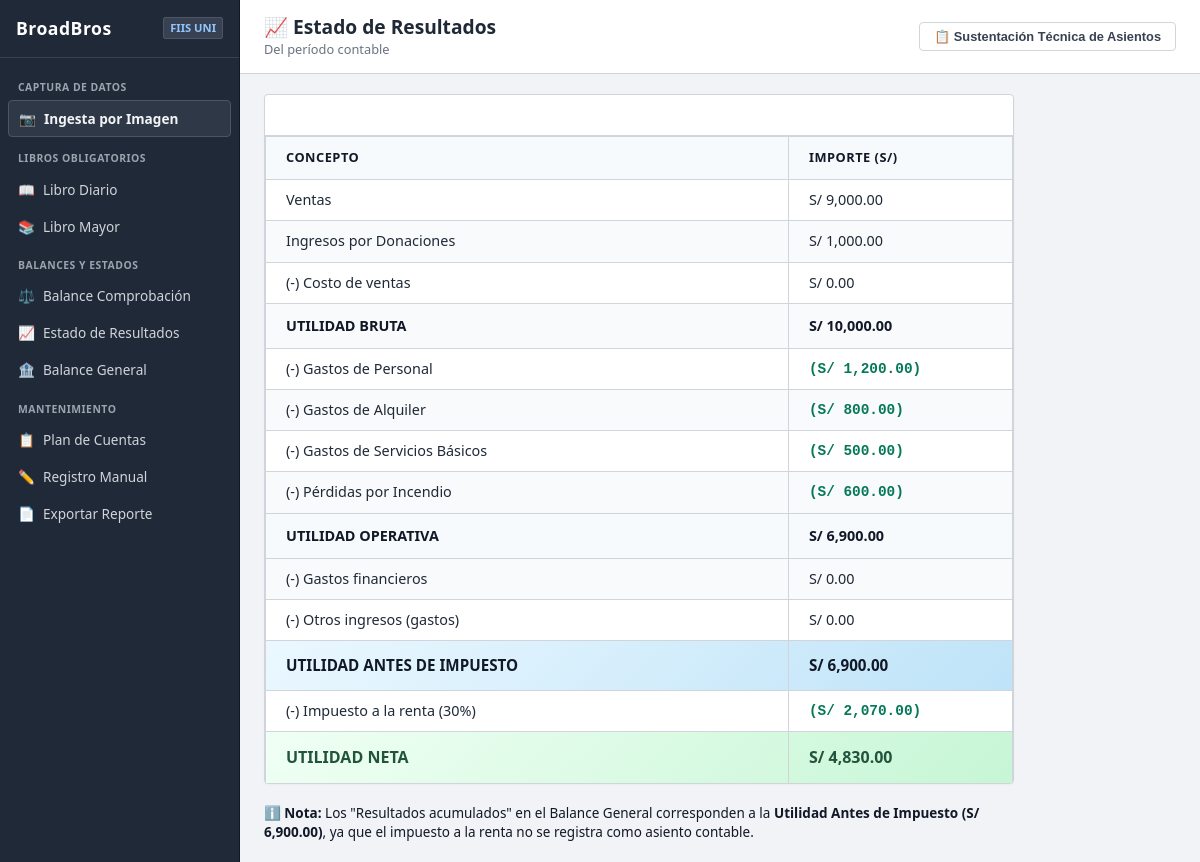
The app's page /reportes/estado-resultados/ with its own data.
### core/models.py (models this page shows, shortened)
class CuentaContable(models.Model):
    TIPO_CHOICES = [
        ('activo', 'Activo'),
        ('pasivo', 'Pasivo'),
        ('patrimonio', 'Patrimonio'),
        ('ingreso', 'Ingreso'),
        ('gasto', 'Gasto'),
    ]
    SUBCATEGORIA_CHOICES = [
        ('', 'General'),
        ('costo_ventas', 'Costo de Ventas'),
        ('gasto_operativo', 'Gasto Operativo'),
        ('gasto_financiero', 'Gasto Financiero'),
        ('otro_ingreso', 'Otro Ingreso'),
        ('otro_gasto', 'Otro Gasto'),
    ]
    codigo = models.CharField(max_length=20, unique=True, verbose_name='Código')
    nombre = models.CharField(max_length=200, verbose_name='Nombre')
    tipo = models.CharField(max_length=20, choices=TIPO_CHOICES, verbose_name='Tipo')
    subcategoria = models.CharField(
        max_length=20,
        choices=SUBCATEGORIA_CHOICES,
        blank=True,
        default='',
        verbose_name='Subcategoría (EE.RR.)'
    )
    class Meta:
        ordering = ['codigo']
        verbose_name = 'Cuenta Contable'
        verbose_name_plural = 'Cuentas Contables'

### core/views.py (the view)
# urls.py: path('reportes/estado-resultados/', views.estado_resultados, name='estado_resultados'),
def estado_resultados(request):
    def saldo_cuenta(cuenta):
        t_debe = cuenta.movimientos.filter(tipo='debe').aggregate(
            total=Sum('monto'))['total'] or Decimal('0')
        t_haber = cuenta.movimientos.filter(tipo='haber').aggregate(
            total=Sum('monto'))['total'] or Decimal('0')
        if cuenta.tipo == 'gasto':
            return t_debe - t_haber
        else:
            return t_haber - t_debe
    def obtener_items(queryset):
        items = []
        total = Decimal('0')
        for c in queryset:
            s = saldo_cuenta(c)
            if s != 0:
                items.append({'cuenta': c, 'saldo': s})
                total += s
        return items, total
    ventas, total_ventas = obtener_items(
        CuentaContable.objects.filter(tipo='ingreso').exclude(subcategoria='otro_ingreso')
    )
    costo_ventas, total_costo_ventas = obtener_items(
        CuentaContable.objects.filter(tipo='gasto', subcategoria='costo_ventas')
    )
    utilidad_bruta = total_ventas - total_costo_ventas
    gastos_operativos, total_gastos_operativos = obtener_items(
        CuentaContable.objects.filter(tipo='gasto').exclude(
            subcategoria__in=['costo_ventas', 'gasto_financiero', 'otro_gasto']
        )
    )
    utilidad_operativa = utilidad_bruta - total_gastos_operativos
    gastos_financieros, total_gastos_financieros = obtener_items(
        CuentaContable.objects.filter(tipo='gasto', subcategoria='gasto_financiero')
    )
    otros_ingresos, total_otros_ingresos = obtener_items(
        CuentaContable.objects.filter(tipo='ingreso', subcategoria='otro_ingreso')
    )
    otros_gastos, total_otros_gastos = obtener_items(
        CuentaContable.objects.filter(tipo='gasto', subcategoria='otro_gasto')
    )
    utilidad_antes_impuesto = (
        utilidad_operativa
        - total_gastos_financieros
        + total_otros_ingresos
        - total_otros_gastos
    )
    tasa_impuesto = Decimal('30')
    if utilidad_antes_impuesto > 0:
        impuesto = (utilidad_antes_impuesto * tasa_impuesto / Decimal('100')).quantize(Decimal('0.01'))
    else:
        impuesto = Decimal('0')
    utilidad_neta = utilidad_antes_impuesto - impuesto
    context = {
        'ventas': ventas, 'total_ventas': total_ventas,
        'costo_ventas': costo_ventas, 'total_costo_ventas': total_costo_ventas,
        'utilidad_bruta': utilidad_bruta,
        'gastos_operativos': gastos_operativos, 'total_gastos_operativos': total_gastos_operativos,
        'utilidad_operativa': utilidad_operativa,
        'gastos_financieros': gastos_financieros, 'total_gastos_financieros': total_gastos_financieros,
        'otros_ingresos': otros_ingresos, 'total_otros_ingresos': total_otros_ingresos,
        'otros_gastos': otros_gastos, 'total_otros_gastos': total_otros_gastos,
        'utilidad_antes_impuesto': utilidad_antes_impuesto,
        'tasa_impuesto': tasa_impuesto,
        'impuesto': impuesto,
        'utilidad_neta': utilidad_neta,
    }
    return render(request, 'estado_resultados.html', context)

### core/templatetags/contable_tags.py (called while the page is built)
@register.filter
def formato_moneda(valor):
    if valor is None:
        return 'S/ 0.00'
    try:
        valor = Decimal(str(valor))
        return f'S/ {valor:,.2f}'
    except Exception:
        return f'S/ {valor}'

### templates/estado_resultados.html (shortened to what this page needs)
{% extends 'base.html' %}
{% load contable_tags %}
{% block page_title %}📈 Estado de Resultados{% endblock %}
{% block page_subtitle %}Del período contable{% endblock %}
{% block content %}
<div style="max-width: 750px;">
    <div class="card">
        <div class="card-header" style="background: linear-gradient(135deg, var(--primary) 0%, var(--primary-light) 100%); color: white;">
            <h3 style="color: white;">ESTADO DE RESULTADOS</h3>
        </div>
        <div class="card-body" style="padding: 0;">
            <table class="eerr-table">
                <thead>
                    <tr>
                        <th style="width: 70%;">CONCEPTO</th>
                        <th class="text-right" style="width: 30%;">IMPORTE (S/)</th>
                    </tr>
                </thead>
                <tbody>
                    {% for item in ventas %}
                    <tr>
                        <td>{{ item.cuenta.nombre }}</td>
                        <td class="text-right monto">{{ item.saldo|formato_moneda }}</td>
                    </tr>
                    {% empty %}
                    <tr>
                        <td>Ventas</td>
                        <td class="text-right monto">S/ 0.00</td>
                    </tr>
                    {% endfor %}
                    {% for item in costo_ventas %}
                    <tr>
                        <td>(-) {{ item.cuenta.nombre }}</td>
                        <td class="text-right monto text-debe">({{ item.saldo|formato_moneda }})</td>
                    </tr>
                    {% empty %}
                    <tr>
                        <td>(-) Costo de ventas</td>
                        <td class="text-right monto">S/ 0.00</td>
                    </tr>
                    {% endfor %}
                    <tr class="eerr-subtotal">
                        <td><strong>UTILIDAD BRUTA</strong></td>
                        <td class="text-right monto"><strong>{{ utilidad_bruta|formato_moneda }}</strong></td>
                    </tr>
                    {% for item in gastos_operativos %}
                    <tr>
                        <td>(-) {{ item.cuenta.nombre }}</td>
                        <td class="text-right monto text-debe">({{ item.saldo|formato_moneda }})</td>
                    </tr>
                    {% empty %}
                    <tr>
                        <td>(-) Gastos operativos</td>
                        <td class="text-right monto">S/ 0.00</td>
                    </tr>
                    {% endfor %}
                    <tr class="eerr-subtotal">
                        <td><strong>UTILIDAD OPERATIVA</strong></td>
                        <td class="text-right monto"><strong>{{ utilidad_operativa|formato_moneda }}</strong></td>
                    </tr>
                    <tr>
                        <td>(-) Gastos financieros</td>
                        <td class="text-right monto">
                            {% if total_gastos_financieros %}
                                <span class="text-debe">({{ total_gastos_financieros|formato_moneda }})</span>
                            {% else %}
                                S/ 0.00
                            {% endif %}
                        </td>
                    </tr>
                    <tr>
                        <td>(-) Otros ingresos (gastos)</td>
                        <td class="text-right monto">
                            {% if total_otros_ingresos or total_otros_gastos %}
                                {{ total_otros_ingresos|formato_moneda }}
                            {% else %}
                                S/ 0.00
                            {% endif %}
                        </td>
                    </tr>
                    <tr class="eerr-total">
                        <td><strong>UTILIDAD ANTES DE IMPUESTO</strong></td>
                        <td class="text-right monto"><strong>{{ utilidad_antes_impuesto|formato_moneda }}</strong></td>
                    </tr>
                    <tr>
                        <td>(-) Impuesto a la renta ({{ tasa_impuesto }}%)</td>
                        <td class="text-right monto text-debe">
                            {% if impuesto %}
                                ({{ impuesto|formato_moneda }})
                            {% else %}
                                S/ 0.00
                            {% endif %}
                        </td>
                    </tr>
                    <tr class="eerr-resultado">
                        <td><strong>UTILIDAD NETA</strong></td>
                        <td class="text-right monto"><strong>{{ utilidad_neta|formato_moneda }}</strong></td>
                    </tr>
                </tbody>
            </table>
        </div>
    </div>
    <div class="alert alert-info" style="margin-top: 16px;">
        ℹ️ <strong>Nota:</strong> Los "Resultados acumulados" en el Balance General
        corresponden a la <strong>Utilidad Antes de Impuesto ({{ utilidad_antes_impuesto|formato_moneda }})</strong>,
        ya que el impuesto a la renta no se registra como asiento contable.
    </div>
</div>
{% endblock %}

### static/css/style.css (style rules this page uses)
:root { --bg-app: #f1f3f6; --surface-card: #ffffff; --border-color: #d1d5db; --border-subtle: #e5e7eb; --sidebar-bg: #1f2937; --sidebar-hover: #374151; --sidebar-active: #111827; --primary-color: #0f4c81; --primary-hover: #0a3357; --text-primary: #111827; --text-muted: #4b5563; --text-light: #6b7280; --color-debe: #047857; --color-haber: #b91c1c; --radius: 4px; }
* { box-sizing: border-box; margin: 0; padding: 0; }
body { background-color: var(--bg-app); color: var(--text-primary); font-family: 'Segoe UI', Tahoma, Geneva, Verdana, sans-serif; font-size: 13.5px; line-height: 1.4; }
.card { background: var(--surface-card); border: 1px solid var(--border-color); border-radius: var(--radius); margin-bottom: 20px; box-shadow: 0 1px 2px rgba(0,0,0,0.03); }
.card-header { background: #f9fafb; padding: 10px 16px; border-bottom: 1px solid var(--border-color); display: flex; justify-content: space-between; align-items: center; }
.card-header h3, .card-header h4 { font-size: 0.92rem; font-weight: 700; color: #1f2937; }
.card-body { padding: 16px; }
table { width: 100%; border-collapse: collapse; background: #ffffff; font-size: 0.82rem; }
th { background: #e5e7eb; color: #374151; font-weight: 700; text-transform: uppercase; font-size: 0.7rem; letter-spacing: 0.3px; padding: 8px 12px; border: 1px solid var(--border-color); text-align: left; }
td { padding: 8px 12px; border: 1px solid var(--border-color); color: #1f2937; }
tr:nth-child(even) { background-color: #f9fafb; }
.text-debe { color: var(--color-debe); font-weight: 700; font-family: Consolas, monospace; }

### templates/estado_resultados.html (style rules this page uses)
.eerr-table { width: 100%; border-collapse: collapse; }
.eerr-table thead th { background: #f7fafc; color: var(--primary); padding: 12px 20px; font-size: 0.8rem; text-transform: uppercase; letter-spacing: 0.04em; border-bottom: 2px solid var(--primary); }
.eerr-table tbody td { padding: 10px 20px; border-bottom: 1px solid var(--border); font-size: 0.9rem; }
.eerr-subtotal { background: #f7fafc; border-top: 1px solid var(--border); }
.eerr-subtotal td { padding: 12px 20px !important; color: var(--primary); }
.eerr-total { background: linear-gradient(135deg, #ebf8ff 0%, #bee3f8 100%); border-top: 2px solid var(--primary); }
.eerr-total td { padding: 14px 20px !important; color: var(--primary); font-size: 0.95rem !important; }
.eerr-resultado { background: linear-gradient(135deg, #f0fff4 0%, #c6f6d5 100%); border-top: 2px solid var(--primary); }
.eerr-resultado td { padding: 14px 20px !important; font-size: 1rem !important; color: #22543d; }

### records on screen
CuentaContable: cuenta.nombre "Ventas", saldo "S/ 9,000.00"
CuentaContable: cuenta.nombre "Ingresos por Donaciones", saldo "S/ 1,000.00"
CuentaContable: cuenta.nombre "Gastos de Personal", saldo "S/ 1,200.00"
CuentaContable: cuenta.nombre "Gastos de Alquiler", saldo "S/ 800.00"
CuentaContable: cuenta.nombre "Gastos de Servicios Básicos", saldo "S/ 500.00"
CuentaContable: cuenta.nombre "Pérdidas por Incendio", saldo "S/ 600.00"

### other values on screen
{{ utilidad_bruta|formato_moneda }} "S/ 10,000.00"
{{ utilidad_operativa|formato_moneda }} "S/ 6,900.00"
{{ utilidad_antes_impuesto|formato_moneda }} "S/ 6,900.00"
{{ tasa_impuesto }} "30"
{{ impuesto|formato_moneda }} "S/ 2,070.00"
{{ utilidad_neta|formato_moneda }} "S/ 4,830.00"
